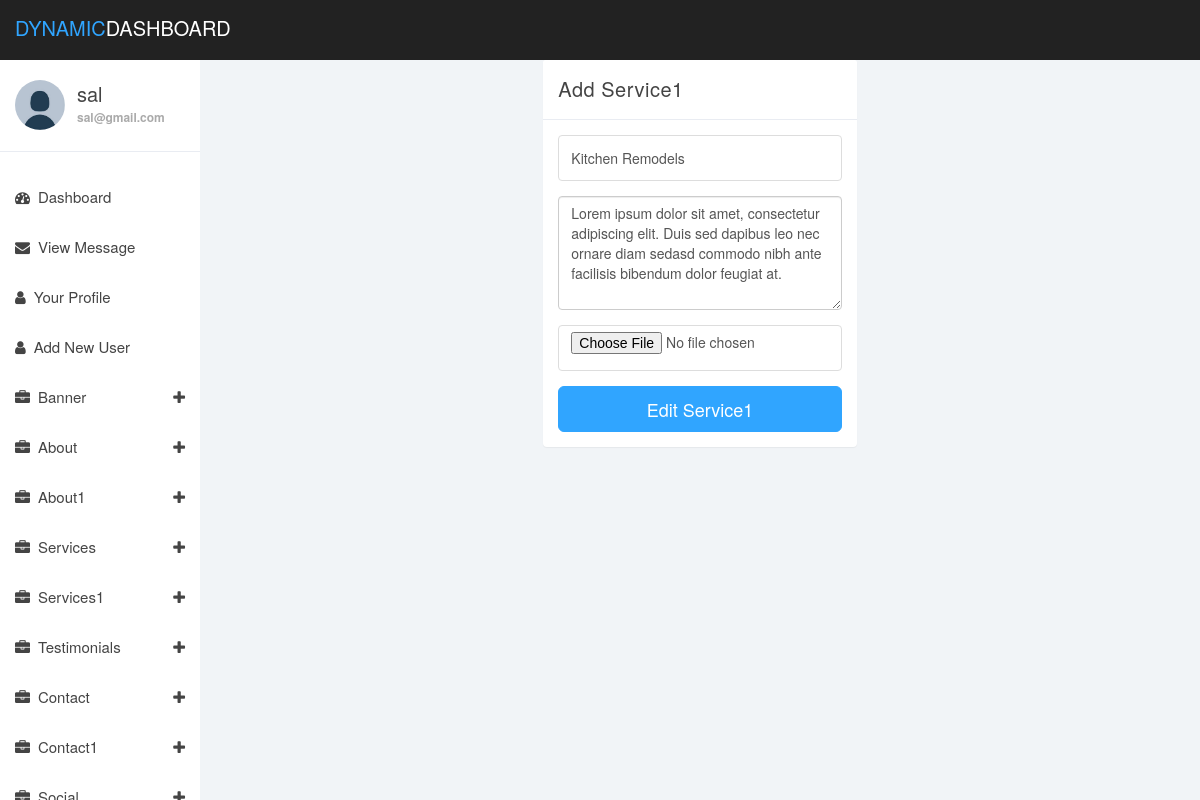
/editservices1.php?id=1 (signed in), run on the app's committed database.
### tables this page shows
CREATE TABLE `services1` (
  `id` int(10) NOT NULL,
  `service_name1` varchar(100) NOT NULL,
  `service_detail1` text NOT NULL,
  `service_photo1` varchar(100) NOT NULL,
  `status` int(2) NOT NULL DEFAULT '1'
);

### editservices1.php (the view, shortened to what this page needs)
<?php
require_once('db.php');
require_once('includes/header.php');
$id = $_GET['id'];
$query_string ="SELECT * FROM services1 WHERE id=$id";
$db_return = mysqli_query($db_connection, $query_string);
$after_assoc = mysqli_fetch_assoc($db_return);
?>
<body>
	<div class="row">
		<div class="col-xs-10 col-xs-offset-1 col-sm-8 col-sm-offset-2 col-md-4 col-md-offset-4">
			<div class="login-panel panel panel-default">
				<div class="panel-heading">Add Service1</div>
				<div class="panel-body">
					<form role="form" action="editservices1post.php" method="post" enctype="multipart/form-data">
						<fieldset>
							<div class="form-group">
								<input class="form-control" placeholder="Service Name1" name="service_name1" type="text" value="<?=$after_assoc['service_name1']?>">
							</div>
							<div class="form-group">
								<textarea class="form-control" name="service_detail1" rows="5"><?=$after_assoc['service_detail1']?></textarea>
							</div>
              <div class="form-group">
								<input class="form-control" name="service_photo1" type="file">
							</div>
							<input type="submit" name="submit" value="Edit Service1" class="btn btn-primary btn-block btn-lg">
					</form>
				</div>
			</div>
		</div>
	</div>
<?php
require_once('includes/footer.php');
?>

### dashboard_assets/css/styles.css (style rules this page uses)
body { background: #f1f4f7; padding-top: 60px; font-size: 14px; color: #444444; font-family: "Montserrat", "Helvetica Neue", Helvetica, Arial, sans-serif; }
input.form-control { border: 1px solid #ddd; box-shadow: none; height: 46px; }
.btn-primary, .btn-primary:hover, .btn-primary:focus, .btn-primary:active, .btn-primary.active, .open > .dropdown-toggle.btn-primary, .btn-primary.disabled, .btn-primary[disabled], fieldset[disabled] .btn-primary, .btn-primary.disabled:hover, .btn-primary[disabled]:hover, fieldset[disabled] .btn-primary:hover, .btn-primary.disabled:focus, .btn-primary[disabled]:focus, fieldset[disabled] .btn-primary:focus, .btn-primary.disabled:active, .btn-primary[disabled]:active, fieldset[disabled] .btn-primary:active, .btn-primary.disabled.active, .btn-primary[disabled].active, fieldset[disabled] .btn-primary.active { background-color: #30a5ff; border-color: #30a5ff; }
.panel { border: 0; }
.panel-heading { font-size: 20px; font-weight: 300; letter-spacing: 0.025em; height: 60px; line-height: 38px; }
.panel-default .panel-heading { background: #fff; border-bottom: 1px solid #e9ecf2; color: #444444; }

### data on the page
services1: service_name1 "Kitchen Remodels", service_detail1 "Lorem ipsum dolor sit amet, consectetur adipiscing elit. Duis sed dapibus leo nec ornare diam sedasd commodo nibh ante facilisis bibendum dolor feugiat at."

### other printed values
$_SESSION['username'] "sal"
$_SESSION['useremail'] "sal@gmail.com"
